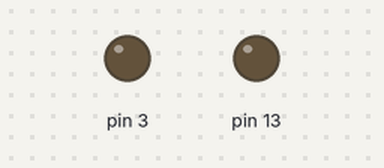
The sketch below on a simulated Arduino Uno, built with avr-gcc and run on an emulated ATmega328P. Parts: output pins drawn as LEDs (lit = HIGH).

Above: at 0.05 s.
Timing chart, 0 to 7.3 s (numbered marks = the images above):
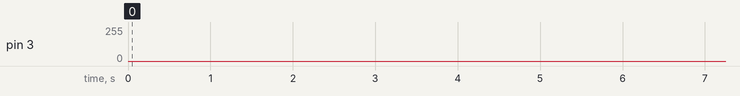

The sketch:

led_pwm.ino
```cpp
int b = 0;
int inc = 5;

void setup() {
  pinMode(3, OUTPUT);
  pinMode(13, OUTPUT);

}

void loop() {
  analogWrite(3, b);
  b += inc;
  if (b < 0 || b > 255)
    inc = -inc;
  delay(5);

}
```
